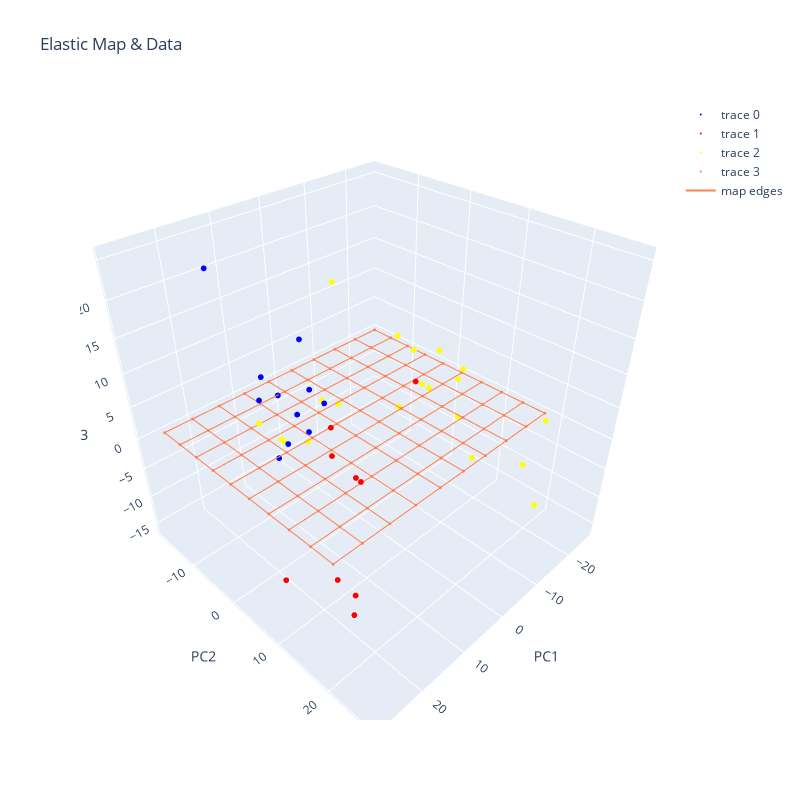
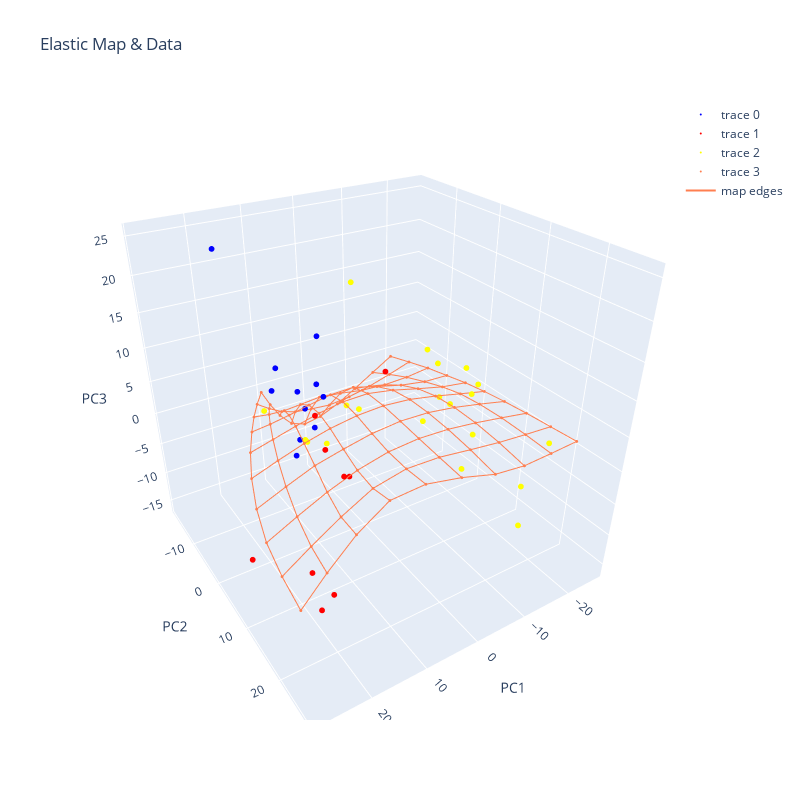

Here is the notebook cell these charts were saved with, in order:
### Code cell
import scipy.io as sp
d2fn = sp.loadmat('/home/utilisateur/ElMap/tests/bladderCancer.mat')['d2fn'].T
col = sp.loadmat('/home/utilisateur/ElMap/tests/bladderCancer.mat')['col']
colours = ['blue', 'red', 'yellow']

_map = rect2DMap(10, 10)
_map.init(d2fn, 'pci')
drawMap(_map, d2fn, classes= col,markColour=colours,lineWidth= 0.5)

EM(_map, 
   d2fn, 
    constStretching = 0,
    constBending = .1, 
    func=L2,
    nInt=2, 
   delta = .75)
drawMap(_map, d2fn, classes= col,markColour=colours,lineWidth= 0.5)
